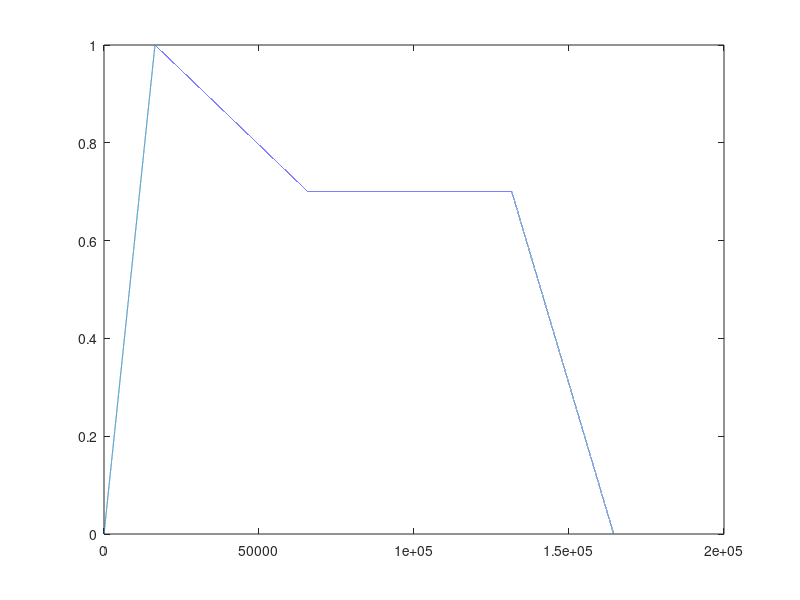

Source code (MATLAB):
% Linespace Generation

clc;
clear;

t = 0:0.002902494331065/64:7.456507936507936;

T = length(t);

T1 = round(0.10*T);
T2 = round(0.30*T);
T3 = round(0.40*T);
T4 = round(0.20*T);

L1 = linspace(0,1,T1);
L2 = linspace(1,0.7,T2);
L3 = linspace(0.7,0.7,T3);
L4 = linspace(0.7,0,T4);

a = [L1 L2 L3 L4];
A = length(a);

if T > A
    diff = T-A;
    for i = 1:diff
        a = [a, 0];
    end
    
elseif T < A
        diff = A-T;
        for i = 1:diff
            t = [t, 0];
        end        
end

plot(a);